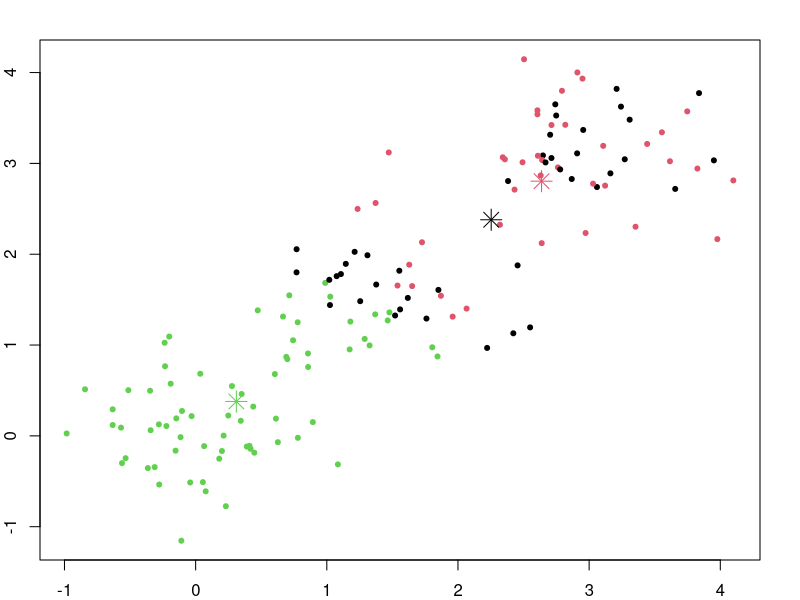
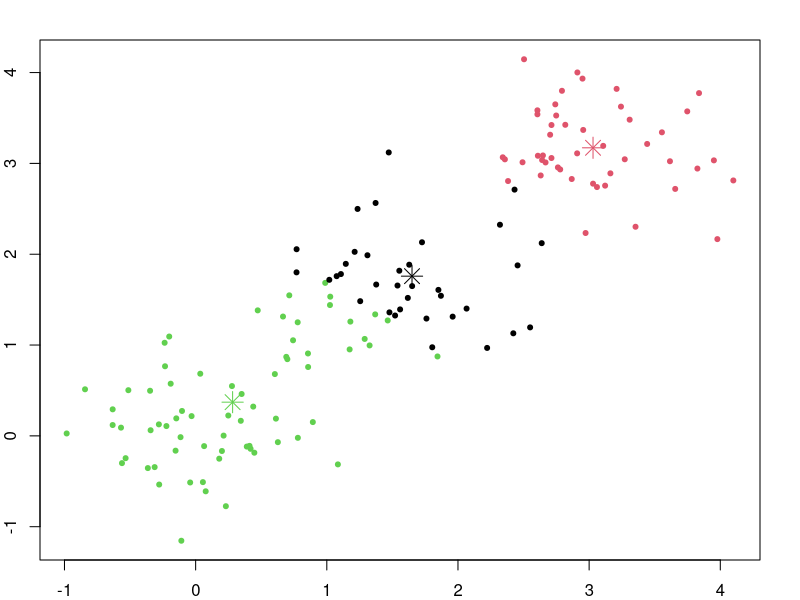
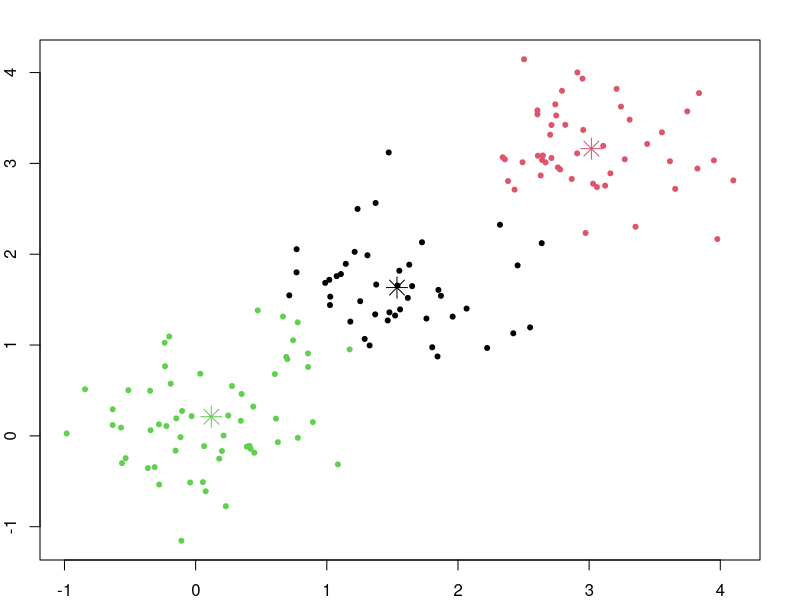
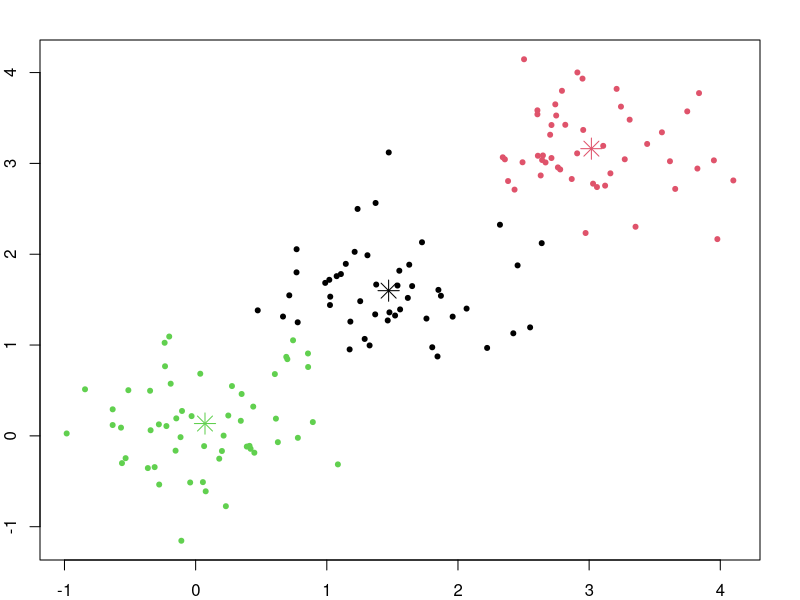
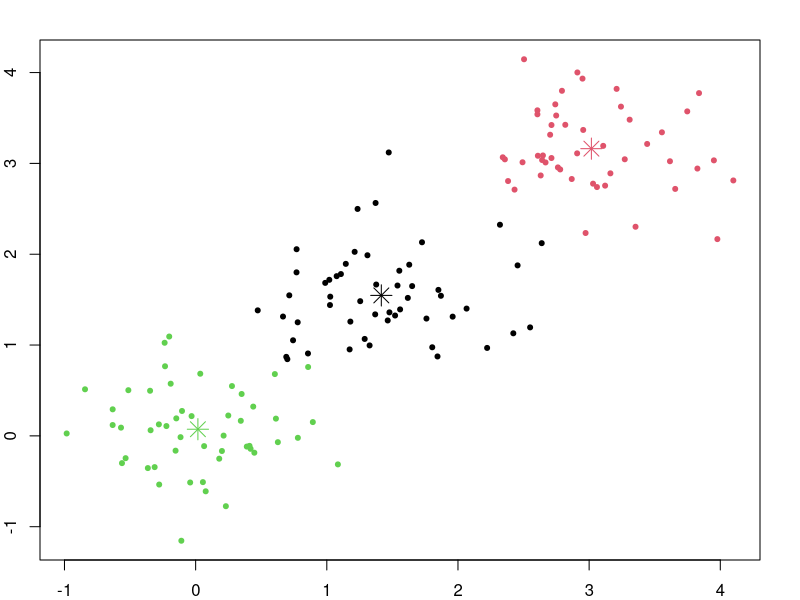
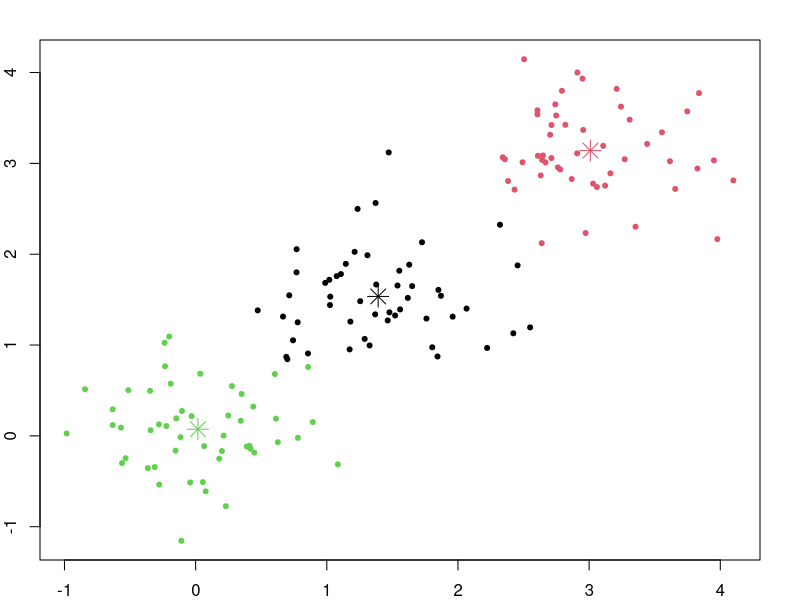
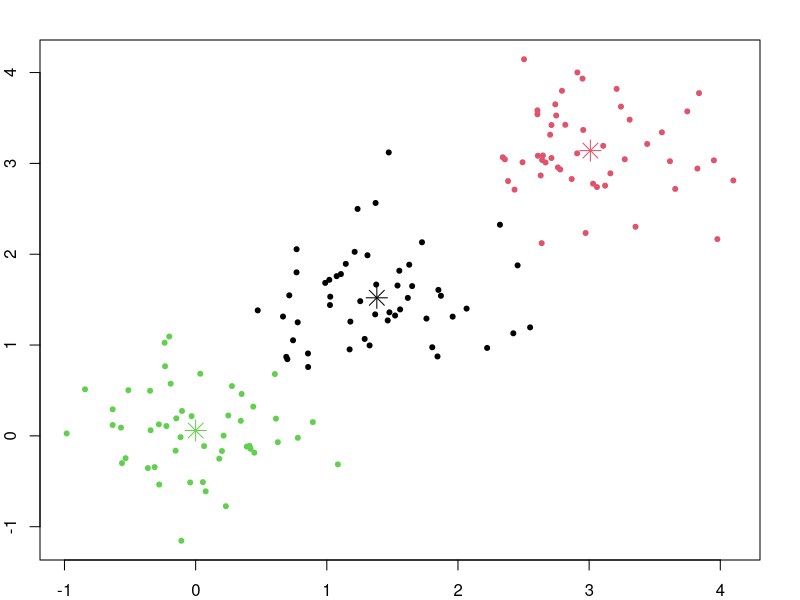
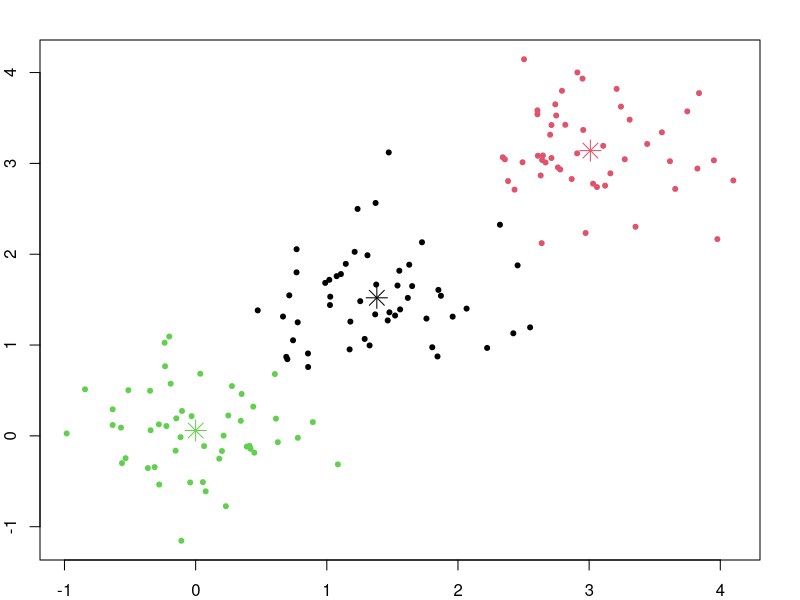

These charts were generated, in order, by the following R code:
## ---- chunk 1
knitr::opts_chunk$set(echo = TRUE)
## ---- chunk 2
# Function to initialize centroids randomly
initialize_centroids <- function(data, k) {
  n = nrow(data)
  indices = sample(1:n, k)
  centroids = data[indices, ]
  return(centroids)
}

# Function to assign each data point to the nearest centroid
assign_clusters <- function(data, centroids) {
  n = nrow(data)
  k = nrow(centroids)
  distances = matrix(NA, nrow = n, ncol = k)
  
  # Calculate distances from each data point to each centroid
  for (i in 1:k) {
    distances[, i] = rowSums((data - centroids[i, ])^2)
  }
  
  # Assign data points to the nearest centroid
  clusters = apply(distances, 1, which.min)
  return(clusters)
}

# Function to update centroids based on cluster assignments
update_centroids <- function(data, clusters, k) {
  n = nrow(data)
  d = ncol(data)
  centroids = matrix(NA, nrow = k, ncol = d)
  for (i in 1:k) {
    centroids[i, ] = colMeans(data[clusters == i, ])
  }
  return(centroids)
}

# Function to check if centroids have converged
centroids_converged <- function(old_centroids, new_centroids, tol = 1e-6) {
  sum_diff = sum((old_centroids - new_centroids)^2)
  return(sum_diff < tol)
}

# K-means algorithm
kmeans <- function(data, k, max_iters = 100, plot_iters = 0) {
  # Input:
  # data: matrix of data points
  # k: number of clusters
  # max_iters: number of maximum iterations for k-means
  # plot_iters: number of iterations per plot; 0 means no plotting
  # Output: a list of kmeans outputs.
  # centroids: coordinates of the cluster centroids
  # clusters: membership of clusters
  
  if(plot_iters != 0){
    par(mar = c(2, 2, 2, 2))
  }
  
  # Initialize centroids
  centroids = initialize_centroids(data, k)
  
  # Loop until convergence or maximum iterations reached
  for (iter in 1:max_iters) {
    old_centroids = centroids
    
    # Assign data points to clusters
    clusters = assign_clusters(data, centroids)
    
    # Update centroids
    centroids = update_centroids(data, clusters, k)
    
    if((plot_iters != 0) & (iter %% plot_iters == 0)){
      plot(data[,1], data[,2], xlab = "", ylab = "", col = clusters, pch = 20)
      points(centroids, col = 1:k, pch = 8, cex = 2)
    }
    
    # Check for convergence
    if (centroids_converged(old_centroids, centroids)) {
      break
    }
  }
  print(paste0("Number of iterations:", iter))
  
  # Return final centroids and cluster assignments
  return(list(centroids = centroids, clusters = clusters))
}
## ---- chunk 3
set.seed(123)
cluster1 <- matrix(rnorm(100, mean = 0, sd = 0.5), ncol = 2)
cluster2 <- matrix(rnorm(100, mean = 1.5, sd = 0.5), ncol = 2)
cluster3 <- matrix(rnorm(100, mean = 3, sd = 0.5), ncol = 2)
data <- rbind(cluster1, cluster2, cluster3)

# Specify number of clusters (k)
k = 3

# Run k-means algorithm
result = kmeans(data = data, k = k, plot_iters = 1)
#plot(data, col = result$clusters, pch = 20)
#points(result$centroids, col = 1:k, pch = 8, cex = 2)
## ---- chunk 4
# Generate example data
set.seed(123)
data <- matrix(rnorm(200), ncol = 2)

# Dissimilarity matrix
d <- dist(data, method = "euclidean")

# Hierarchical clustering using Complete Linkage
hc1 <- hclust(d, method = "complete" )

# Cut tree into 4 groups
hc1_groups <- cutree(hc1, k = 4)

# Number of members in each cluster
table(hc1_groups)

# Plot the obtained dendrogram
plot(hc1, cex = 0.6, hang = -1)
rect.hclust(hc1, k = 4, border = 2:5)
## ---- chunk 5
plot(data[,1], data[,2], col = hc1_groups, xlab = "x", ylab = "y")
## ---- chunk 6
# Hierarchical clustering using Complete Linkage
hc2 <- hclust(d, method = "average" )

# Plot the obtained dendrogram
plot(hc2, cex = 0.6, hang = -1)
# Cut tree into 4 groups
hc2_groups <- cutree(hc2, k = 4)

# Plot the obtained dendrogram
plot(hc2, cex = 0.6, hang = -1)
rect.hclust(hc2, k = 4, border = 2:5)
## ---- chunk 7
plot(data[,1], data[,2], col = hc2_groups, xlab = "x", ylab = "y")
## ---- chunk 8
# Hierarchical clustering using Complete Linkage
hc3 <- hclust(d, method = "ward.D2" )

# Plot the obtained dendrogram
plot(hc3, cex = 0.6, hang = -1)
# Cut tree into 4 groups
hc3_groups <- cutree(hc3, k = 4)

# Plot the obtained dendrogram
plot(hc3, cex = 0.6, hang = -1)
rect.hclust(hc3, k = 4, border = 2:5)
## ---- chunk 9
plot(data[,1], data[,2], col = hc3_groups, xlab = "x", ylab = "y")
